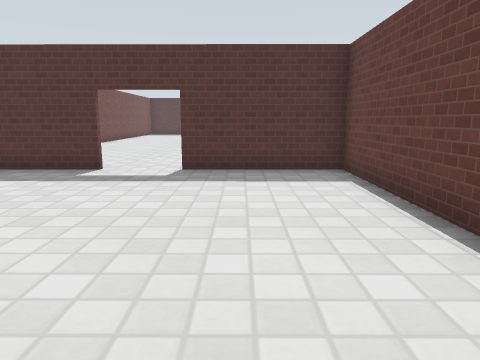
[1] (above)

16 first-person views from a walk through a robot-simulator world made for Gazebo. The camera is 1.2 m above the floor, tilts 10° down and sees 70° across. The floor is counted in squares, 1 m on a side. Each view is taken from the middle of a square. On the plan, view 1 faces up. The plan holds only what a view shows up to about 14 squares ahead; the rest is blank. The place goes on beyond the plan. Gazebo's built-in surfaces are drawn with simple patterns.

[2]
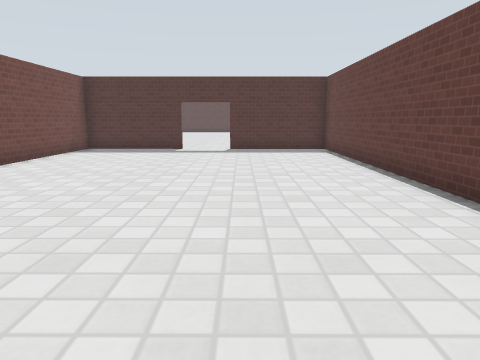

[3]
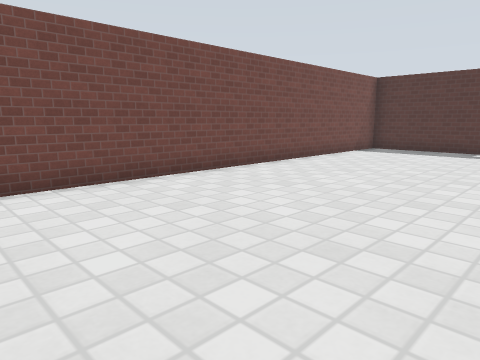

[4]
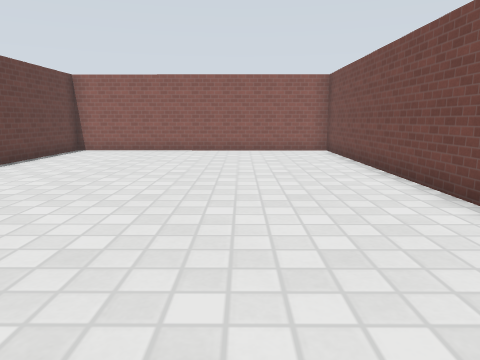

[5]
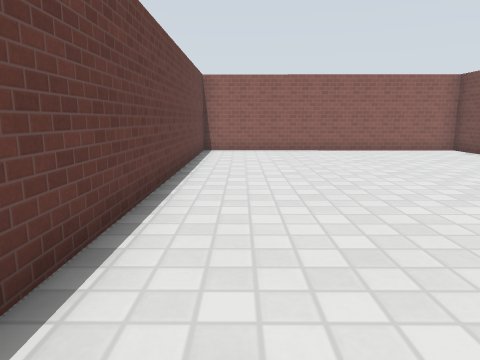

[6]
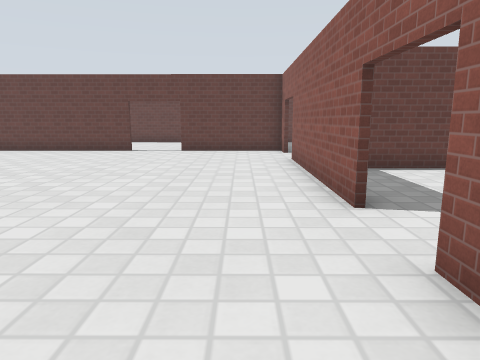

[7]
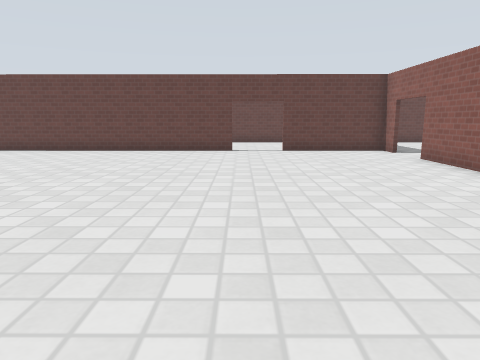

[8]
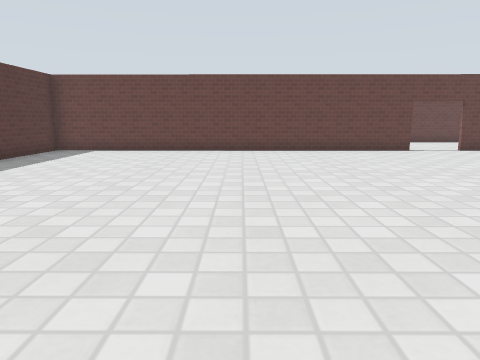

[9]
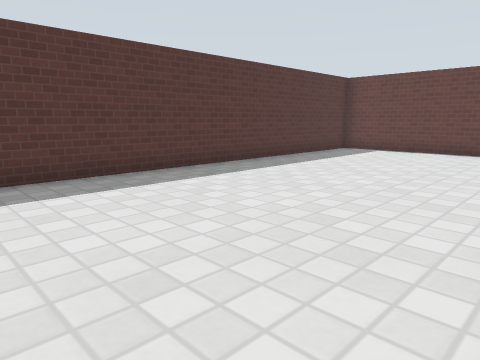

[10]
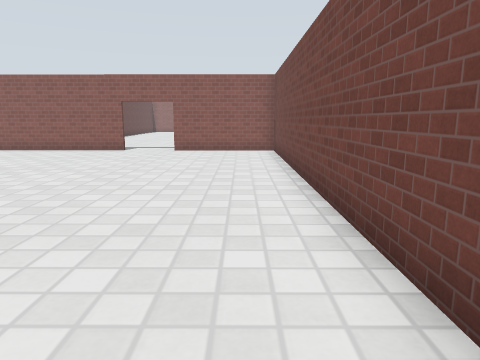

[11]
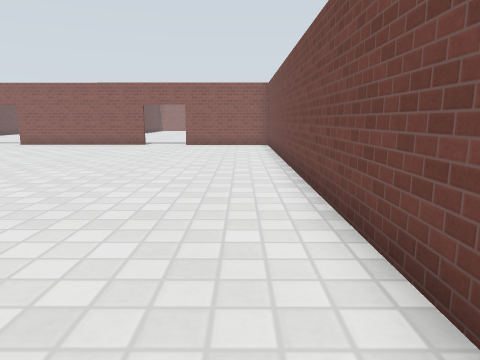

[12]
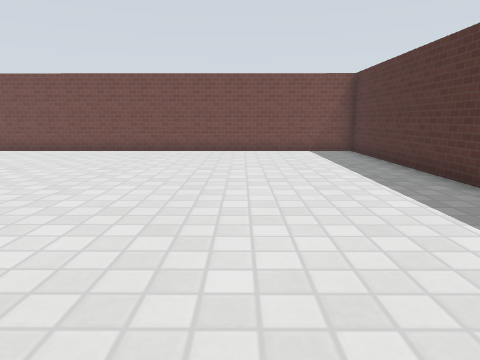

[13]
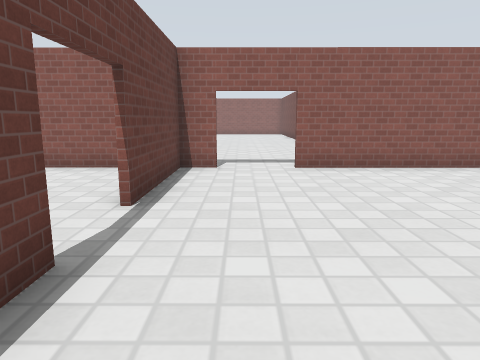

[14]
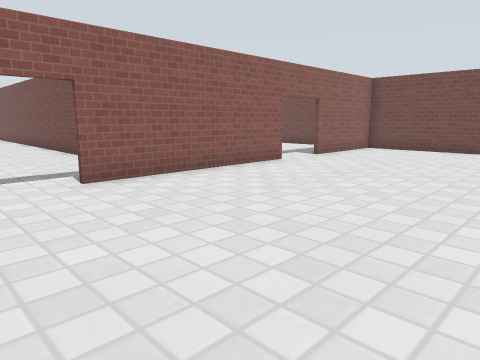

[15]
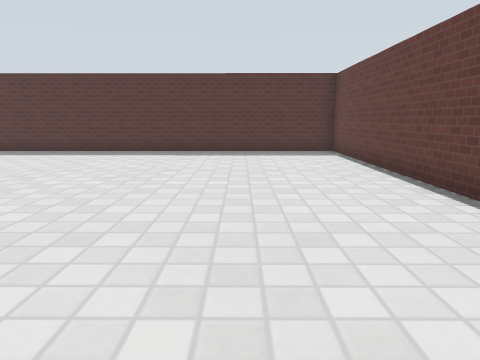

[16]
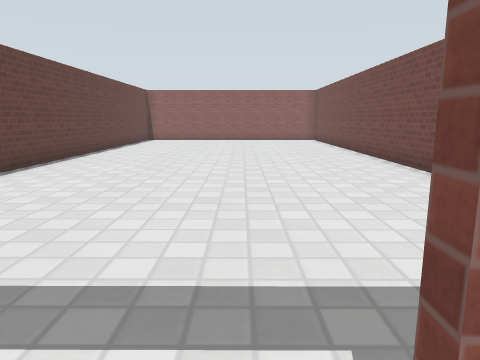

### Floor plan
Points are (right, up) in squares from view 1. A wall is a line through its corners. A room is listed if a view was taken in it or the views show most of it. See-through windows are left out.
Room 1 (views 1, 2, 3, 4, 5)
walls: (-3.3, 8.3) (-7.3, 8.3) (-7.4, -11.6) (2.4, -11.6) (2.5, 8.3) (-1.4, 8.3)
ways out: open door at (-2.5, 8) to room 2; open door at (-2.5, -12); open door at (2.5, -1.5)
Room 2 (views 6, 7, 8, 9, 10, 11, 12, 13, 14, 15, 16)
walls: (7.5, 14.2) (7.6, 28.2) (-7.3, 28.3) (-7.3, 8.4) (-3.3, 8.4); (-1.5, 8.4) (4.7, 8.4); (6.5, 8.4) (7.5, 8.4) (7.5, 12.4)
ways out: open door at (-2.5, 8) to room 1; open door at (0.5, 28); open door at (5, 8); open door at (8, 13)

Where each view was taken, in squares from view 1:
view 1: 0 up, 0 right, facing up
view 2: 6 down, 1 left, facing up
view 3: 6 down, 1 left, facing up-left
view 4: 2 up, 4 left, facing down
view 5: 2 up, 1 right, facing down
view 6: 10 up, 6 left, facing right
view 7: 14 up, 6 left, facing right
view 8: 21 up, 6 left, facing right
view 9: 21 up, 6 left, facing up-right
view 10: 22 up, 6 left, facing down
view 11: 25 up, 6 left, facing down
view 12: 24 up, 6 right, facing left
view 13: 17 up, 6 right, facing down
view 14: 15 up, 7 right, facing down-left
view 15: 15 up, 4 right, facing up
view 16: 9 up, 3 left, facing down
